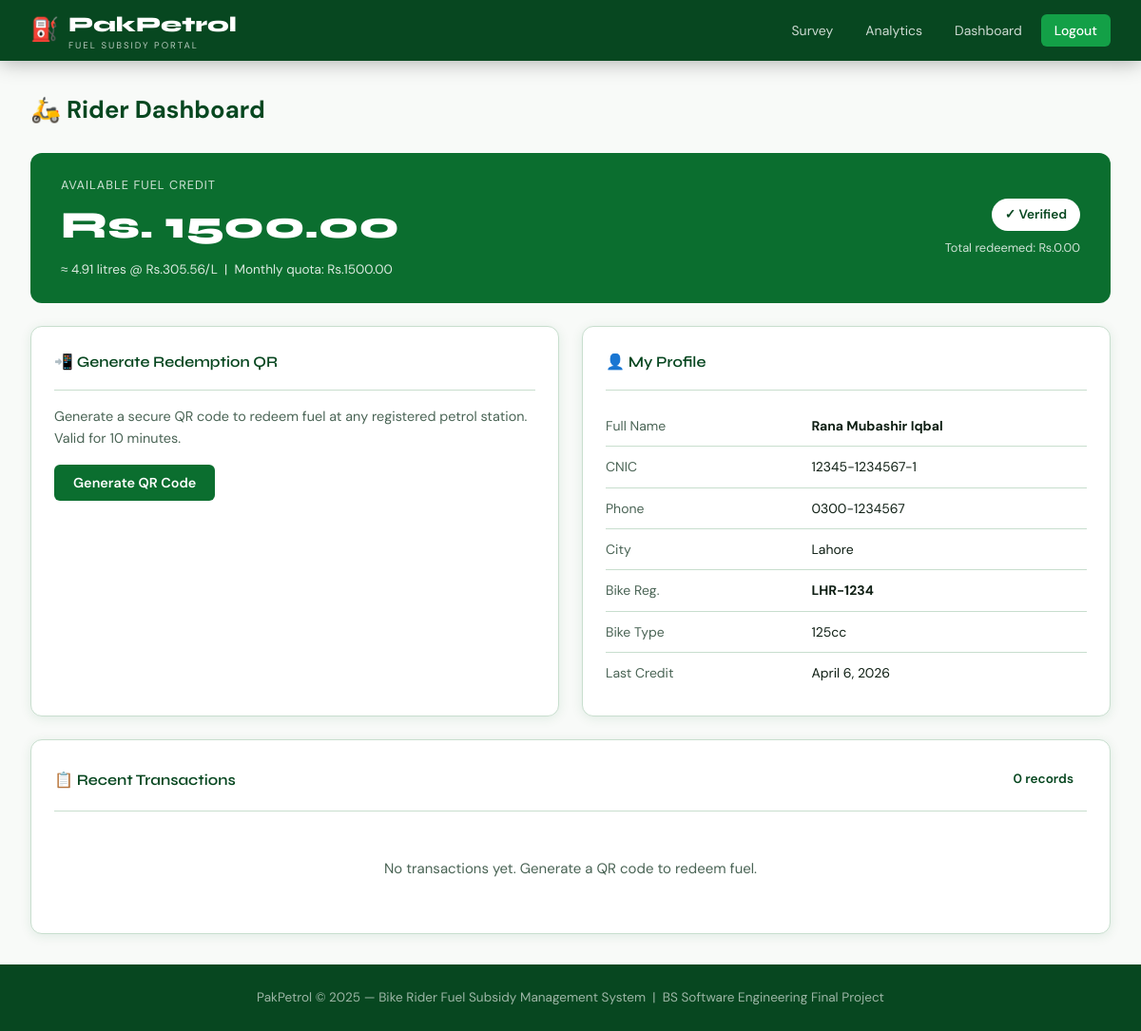
The page /rider/ (signed in) on the database its author committed.
### Maddy/models.py (models this page shows, shortened)
class CreditAccount(models.Model):
    bike_user = models.OneToOneField(BikeUser, on_delete=models.CASCADE, related_name='credit_account')
    balance = models.DecimalField(max_digits=10, decimal_places=2, default=0.00)
    monthly_quota = models.DecimalField(max_digits=10, decimal_places=2, default=1500.00)
    total_credited = models.DecimalField(max_digits=12, decimal_places=2, default=0.00)
    total_redeemed = models.DecimalField(max_digits=12, decimal_places=2, default=0.00)
    last_reset = models.DateField(null=True, blank=True)
    created_at = models.DateTimeField(auto_now_add=True)
    updated_at = models.DateTimeField(auto_now=True)

class FuelPrice(models.Model):
    FUEL_TYPES = [('petrol', 'Petrol'), ('diesel', 'Diesel'), ('cng', 'CNG')]
    fuel_type = models.CharField(max_length=20, choices=FUEL_TYPES, default='petrol')
    price_per_litre = models.DecimalField(max_digits=8, decimal_places=2)
    effective_date = models.DateField(default=timezone.now)
    updated_by = models.ForeignKey(User, on_delete=models.SET_NULL, null=True)
    created_at = models.DateTimeField(auto_now_add=True)
    class Meta:
        ordering = ['-effective_date']
    @classmethod
    def current_price(cls, fuel_type='petrol'):
        obj = cls.objects.filter(fuel_type=fuel_type).first()
        return obj.price_per_litre if obj else 300.00

class BikeUser(models.Model):
    BIKE_TYPES = [('100cc', '100cc'), ('125cc', '125cc'), ('150cc', '150cc'), ('other', 'Other')]
    user = models.OneToOneField(User, on_delete=models.CASCADE, related_name='bike_profile')
    cnic = models.CharField(max_length=15, unique=True, help_text="Format: 12345-1234567-1")
    full_name = models.CharField(max_length=150)
    phone = models.CharField(max_length=15)
    city = models.ForeignKey(City, on_delete=models.SET_NULL, null=True)
    bike_registration = models.CharField(max_length=20, unique=True, help_text="e.g. LHR-1234")
    bike_type = models.CharField(max_length=10, choices=BIKE_TYPES, default='125cc')
    is_verified = models.BooleanField(default=False)
    is_active = models.BooleanField(default=True)
    registered_at = models.DateTimeField(auto_now_add=True)
    def get_or_create_account(self):
        account, _ = CreditAccount.objects.get_or_create(bike_user=self)
        return account

class City(models.Model):
    name = models.CharField(max_length=100)
    def __str__(self):
        return self.name
    class Meta:
        verbose_name_plural = "Cities"

### Maddy/views.py (the view)
# urls.py: path('rider/', views.rider_dashboard, name='rider_dashboard'),
@login_required
def rider_dashboard(request):
    if not hasattr(request.user, 'bike_profile'):
        return redirect('dashboard')
    rider = request.user.bike_profile
    account = rider.get_or_create_account()
    recent_txns = rider.transactions.filter(status='success').order_by('-created_at')[:10]
    current_price = FuelPrice.current_price()
    litres_available = float(account.balance) / float(current_price) if current_price else 0
    QRToken.objects.filter(bike_user=rider, status='active', expires_at__lt=timezone.now()).update(status='expired')
    return render(request, 'rider_dashboard.html', {
        'rider': rider, 'account': account, 'recent_txns': recent_txns,
        'current_price': current_price, 'litres_available': round(litres_available, 2),
    })

### templates/rider_dashboard.html (shortened to what this page needs)
{% extends 'base.html' %}
{% block content %}
<div class="dashboard-container">
  <div class="page-title">🛵 Rider Dashboard</div>
  <div class="balance-display">
    <div>
      <div class="label">Available Fuel Credit</div>
      <div class="amount">Rs. {{ account.balance }}</div>
      <div class="balance-meta">≈ {{ litres_available }} litres @ Rs.{{ current_price }}/L &nbsp;|&nbsp; Monthly quota: Rs.{{ account.monthly_quota }}</div>
    </div>
    <div style="text-align:right;">
      {% if rider.is_verified %}
        <span class="badge badge-success">✓ Verified</span>
      {% else %}
        <span class="badge badge-warning">⏳ Pending Verification</span>
      {% endif %}
      <div style="font-size:0.8rem;opacity:0.8;margin-top:8px;">Total redeemed: Rs.{{ account.total_redeemed }}</div>
    </div>
  </div>
  <div class="grid-2">
    <div class="card">
      <div class="card-header">
        <h3>📲 Generate Redemption QR</h3>
      </div>
      {% if rider.is_verified %}
        <div id="qr-section">
          <p class="text-muted mb-2" style="font-size:0.9rem;">Generate a secure QR code to redeem fuel at any registered petrol station. Valid for 10 minutes.</p>
          <button class="btn btn-primary" onclick="generateQR()" id="gen-btn">
            Generate QR Code
          </button>
        </div>
      {% else %}
        <div style="text-align:center;padding:2rem;color:var(--text-muted);">
          <div style="font-size:3rem;">⏳</div>
          <p>Your account is under review.<br>Admin will verify your CNIC and bike registration shortly.</p>
        </div>
      {% endif %}
    </div>
    <div class="card">
      <div class="card-header"><h3>👤 My Profile</h3></div>
      <table style="font-size:0.875rem;">
        <tr><td class="text-muted" style="padding:8px 0;width:40%;">Full Name</td><td><strong>{{ rider.full_name }}</strong></td></tr>
        <tr><td class="text-muted" style="padding:8px 0;">CNIC</td><td>{{ rider.cnic }}</td></tr>
        <tr><td class="text-muted" style="padding:8px 0;">Phone</td><td>{{ rider.phone }}</td></tr>
        <tr><td class="text-muted" style="padding:8px 0;">City</td><td>{{ rider.city }}</td></tr>
        <tr><td class="text-muted" style="padding:8px 0;">Bike Reg.</td><td><strong>{{ rider.bike_registration }}</strong></td></tr>
        <tr><td class="text-muted" style="padding:8px 0;">Bike Type</td><td>{{ rider.bike_type }}</td></tr>
        <tr><td class="text-muted" style="padding:8px 0;">Last Credit</td><td>{{ account.last_reset|default:"Not yet credited" }}</td></tr>
      </table>
    </div>
  </div>
  <div class="card mt-3">
    <div class="card-header">
      <h3>📋 Recent Transactions</h3>
      <span class="badge badge-info">{{ recent_txns|length }} records</span>
    </div>
    {% if recent_txns %}
      <div class="table-wrap">
        <table>
          <thead><tr>
            <th>Transaction ID</th><th>Station</th><th>City</th>
            <th>Litres</th><th>Amount</th><th>Balance After</th><th>Date</th>
          </tr></thead>
          <tbody>
            {% for txn in recent_txns %}
            <tr>
              <td><code style="font-size:0.8rem;">{{ txn.transaction_id|stringformat:'s'|slice:':12'|upper }}</code></td>
              <td>{{ txn.station.name }}</td>
              <td>{{ txn.station.city }}</td>
              <td>{{ txn.litres_dispensed }}L</td>
              <td>Rs. {{ txn.amount_deducted }}</td>
              <td>Rs. {{ txn.balance_after }}</td>
              <td>{{ txn.created_at|date:"d M Y H:i" }}</td>
            </tr>
            {% endfor %}
          </tbody>
        </table>
      </div>
    {% else %}
      <p class="text-muted text-center" style="padding:2rem;">No transactions yet. Generate a QR code to redeem fuel.</p>
    {% endif %}
  </div>
</div>
{% endblock %}

### static/css/style.css (style rules this page uses)
:root { --green: #0b6e2f; --green-light: #13a047; --green-dark: #074720; --green-pale: #e8f5ed; --white: #f8faf8; --white-pure: #ffffff; --text: #0f1f14; --text-muted: #4a6455; --border: #c8dece; --amber: #d97706; --red: #dc2626; --shadow: 0 2px 12px rgba(11,110,47,0.10); --radius: 12px; --radius-sm: 8px; }
* { margin: 0; padding: 0; box-sizing: border-box; }
body { font-family: 'DM Sans', sans-serif; background: var(--white); color: var(--text); min-height: 100vh; font-size: 15px; line-height: 1.6; }
h1,h2,h3,h4 { font-family: 'Syne', sans-serif; }
.card { background: var(--white-pure); border: 1px solid var(--border); border-radius: var(--radius); padding: 1.5rem; box-shadow: var(--shadow); }
.card-header { padding-bottom: 1rem; margin-bottom: 1rem; border-bottom: 1px solid var(--border); display: flex; align-items: center; justify-content: space-between; }
.card-header h3 { font-size: 1rem; font-weight: 600; color: var(--green-dark); }
.btn { display: inline-flex; align-items: center; gap: 8px; padding: 10px 20px; border-radius: var(--radius-sm); font-family: 'DM Sans', sans-serif; font-size: 0.9rem; font-weight: 500; border: none; cursor: pointer; text-decoration: none; transition: all 0.2s; }
.btn-primary { background: var(--green); color: #fff; }
table { width: 100%; border-collapse: collapse; font-size: 0.875rem; }
table td { padding: 10px 14px; border-bottom: 1px solid var(--border); color: var(--text); }
table tbody tr:last-child td { border-bottom: none; }
.badge { display: inline-block; padding: 3px 10px; border-radius: 20px; font-size: 0.75rem; font-weight: 600; }
.badge-success { background: #dcfce7; color: #166534; }
.badge-info { background: #dbeafe; color: #1e40af; }
.dashboard-container { max-width: 1200px; margin: 0 auto; padding: 2rem; }
.grid-2 { display: grid; grid-template-columns: 1fr 1fr; gap: 1.5rem; }
.page-title { font-size: 1.6rem; font-weight: 700; margin-bottom: 1.5rem; color: var(--green-dark); display: flex; align-items: center; gap: 10px; }
.balance-display { background: var(--green); color: #fff; border-radius: var(--radius); padding: 1.5rem 2rem; display: flex; align-items: center; justify-content: space-between; margin-bottom: 1.5rem; }
.balance-display .amount { font-family: 'Syne', sans-serif; font-size: 2.5rem; font-weight: 800; }
.balance-display .label { font-size: 0.8rem; opacity: 0.8; text-transform: uppercase; letter-spacing: 1px; }
.balance-meta { font-size: 0.85rem; opacity: 0.85; margin-top: 4px; }
.text-muted { color: var(--text-muted); }
.text-center { text-align: center; }
.mt-3 { margin-top: 1.5rem; }
.mb-2 { margin-bottom: 1rem; }
.badge { padding: 6px 14px; background: #fff; color: var(--green-dark); border-radius: 20px; font-weight: 600; font-size: 0.85rem; }
.btn-primary, .btn-secondary { padding: 10px 20px; border: none; border-radius: 6px; cursor: pointer; font-weight: 600; transition: all 0.2s; font-size: 0.9rem; }

### rows shown on the page
CreditAccount: balance "1500.00", monthly_quota "1500.00", total_redeemed "0.00", last_reset "April 6, 2026"
FuelPrice: price_per_litre "305.56"
BikeUser: full_name "Rana Mubashir Iqbal", cnic "12345-1234567-1", phone "0300-1234567", city "Lahore", bike_registration "LHR-1234", bike_type "125cc"

### other values the page prints
{{ litres_available }} "4.91"
{{ recent_txns|length }} "0"
